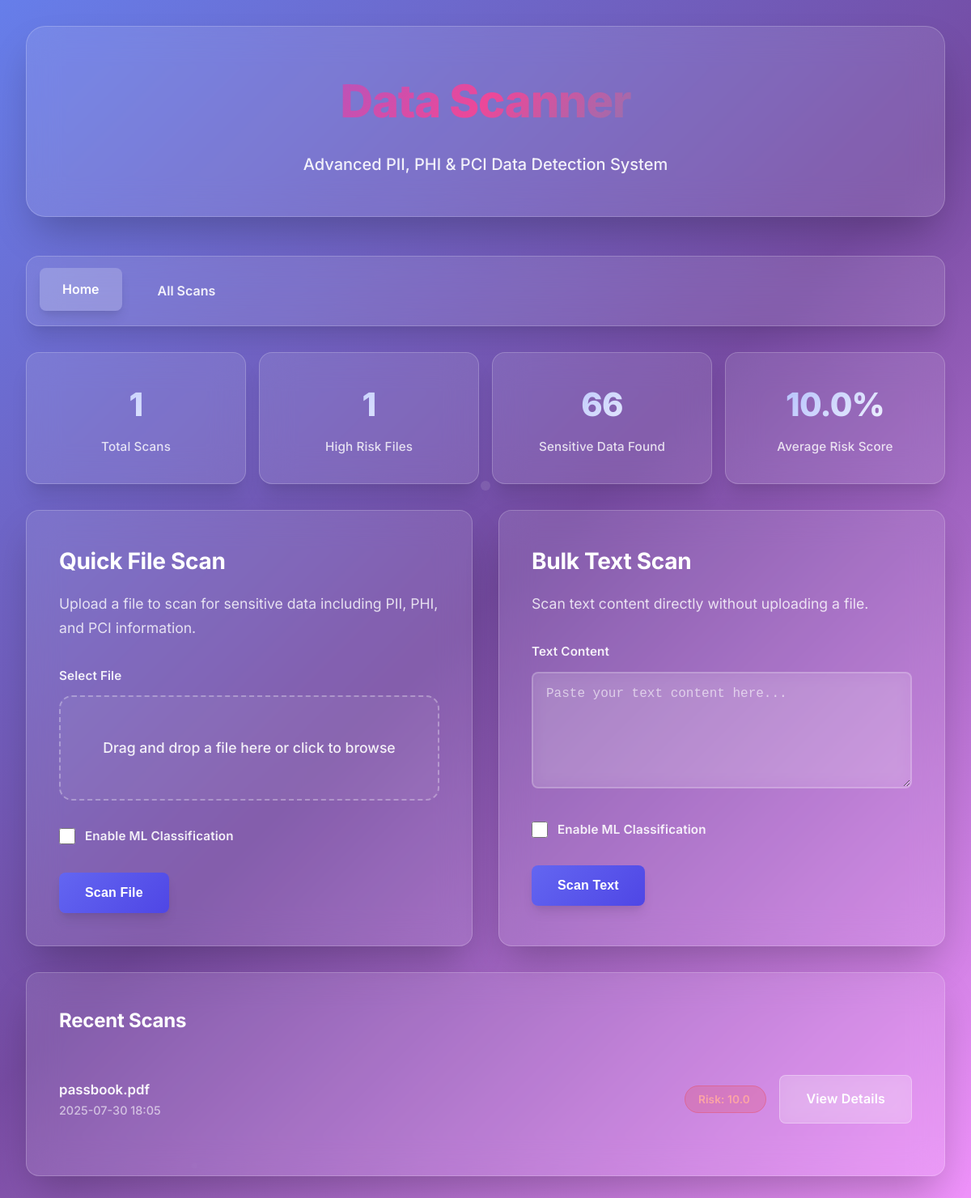
The page / on the database its author committed.
### models/eggplant_models.py (models this page shows, shortened)
class Tomato(db.Model):
    __tablename__ = 'tomato_scans'
    id = db.Column(db.Integer, primary_key=True)
    cucumber_filename = db.Column(db.String(255), nullable=False)
    lettuce_scan_timestamp = db.Column(db.DateTime, default=datetime.utcnow)
    spinach_file_hash = db.Column(db.String(64), unique=True, nullable=False)
    carrot_total_matches = db.Column(db.Integer, default=0)
    potato_risk_score = db.Column(db.Float, default=0.0)
    onion_ml_classification = db.Column(db.Text)
    celery_pii_matches = db.Column(db.Text)
    radish_phi_matches = db.Column(db.Text)
    pepper_pci_matches = db.Column(db.Text)
    garlic_file_size = db.Column(db.Integer)
    corn_scan_status = db.Column(db.String(50), default='completed')
    @classmethod
    def get_scan_stats(cls):
        try:
            total_scans = cls.query.count()
            high_risk_scans = cls.query.filter(cls.potato_risk_score >= 5.0).count()
            recent_scans = cls.query.filter(
                cls.lettuce_scan_timestamp >= datetime.utcnow().replace(hour=0, minute=0, second=0, microsecond=0)
            ).count()
            avg_score_result = db.session.query(db.func.avg(cls.potato_risk_score)).scalar()
            avg_risk_score = float(avg_score_result) if avg_score_result is not None else 0.0
            return {
                'total_scans': total_scans,
                'high_risk_scans': high_risk_scans,
                'recent_scans': recent_scans,
                'avg_risk_score': round(avg_risk_score, 2)
            }
        except Exception as e:
            return {
                'total_scans': 0,
                'high_risk_scans': 0,
                'recent_scans': 0,
                'avg_risk_score': 0.0
            }

### app.py (the view)
@app.route('/')
def zucchini_home():
    try:
        db.create_all()
        recent_scans = Tomato.query.order_by(Tomato.lettuce_scan_timestamp.desc()).limit(5).all()
        stats = Tomato.get_scan_stats()
        total_matches = db.session.query(db.func.sum(Tomato.carrot_total_matches)).scalar() or 0
        return render_template('home.html',
                             recent_scans=recent_scans,
                             total_scans=stats['total_scans'],
                             high_risk_scans=stats['high_risk_scans'],
                             total_matches=total_matches,
                             avg_risk_score=stats['avg_risk_score'])
    except Exception as e:
        flash(f'Error loading home page: {str(e)}', 'error')
        return render_template('home.html',
                             recent_scans=[],
                             total_scans=0,
                             high_risk_scans=0,
                             total_matches=0,
                             avg_risk_score=0.0)

### templates/home.html (shortened to what this page needs)
<!DOCTYPE html>
<html lang="en">
  <head>
  </head>
  <body>
    <div class="container">
      <header class="header">
        <h1>Data Scanner</h1>
        <p>Advanced PII, PHI & PCI Data Detection System</p>
      </header>
      <nav class="nav">
        <a href="{{ url_for('zucchini_home') }}" class="active">Home</a>
        <a href="{{ url_for('squash_list_scans') }}">All Scans</a>
      </nav>
      <div class="stats-grid">
        <div class="stat-card">
          <div class="stat-number">{{ total_scans or 0 }}</div>
          <div class="stat-label">Total Scans</div>
        </div>
        <div class="stat-card">
          <div class="stat-number">{{ high_risk_scans or 0 }}</div>
          <div class="stat-label">High Risk Files</div>
        </div>
        <div class="stat-card">
          <div class="stat-number">{{ total_matches or 0 }}</div>
          <div class="stat-label">Sensitive Data Found</div>
        </div>
        <div class="stat-card">
          <div class="stat-number">{{ avg_risk_score or 0 }}%</div>
          <div class="stat-label">Average Risk Score</div>
        </div>
      </div>
      <div class="main-grid">
        <div class="card">
          <h2>Quick File Scan</h2>
          <p>
            Upload a file to scan for sensitive data including PII, PHI, and PCI
            information.
          </p>
          <form
            action="{{ url_for('beetroot_upload_file') }}"
            method="post"
            enctype="multipart/form-data"
            id="upload-form"
          >
            <div class="form-group">
              <label for="file" class="form-label">Select File</label>
              <div class="upload-area" id="upload-area">
                <p>Drag and drop a file here or click to browse</p>
              </div>
            </div>
            <div class="form-group">
              <label for="celery_classification" class="form-label">
                <input
                  type="checkbox"
                  id="celery_classification"
                  name="celery_classification"
                  value="true"
                />
                Enable ML Classification
              </label>
            </div>
            <button type="submit" class="btn btn-primary">Scan File</button>
          </form>
        </div>
        <div class="card">
          <h2>Bulk Text Scan</h2>
          <p>Scan text content directly without uploading a file.</p>
          <form action="{{ url_for('spinach_scan_text') }}" method="post">
            <div class="form-group">
              <label for="pumpkin_text_content" class="form-label"
                >Text Content</label
              >
              <textarea
                id="pumpkin_text_content"
                name="pumpkin_text_content"
                class="form-input"
                rows="6"
                placeholder="Paste your text content here..."
                required
              ></textarea>
            </div>
            <div class="form-group">
              <label for="cabbage_classification" class="form-label">
                <input
                  type="checkbox"
                  id="cabbage_classification"
                  name="cabbage_classification"
                  value="true"
                />
                Enable ML Classification
              </label>
            </div>
            <button type="submit" class="btn btn-primary">Scan Text</button>
          </form>
        </div>
      </div>
      {% if recent_scans %}
      <div class="recent-scans">
        <h3>Recent Scans</h3>
        {% for scan in recent_scans %}
        <div class="scan-item">
          <div>
            <div class="scan-filename">
              {{ scan.cucumber_filename or 'Text Scan' }}
            </div>
            <div class="scan-date">
              {{ scan.lettuce_scan_timestamp.strftime('%Y-%m-%d %H:%M') }}
            </div>
          </div>
          <div>
            <span
              class="risk-badge risk-{{ 'high' if scan.potato_risk_score >= 7 else 'medium' if scan.potato_risk_score >= 4 else 'low' }}"
            >
              Risk: {{ "%.1f"|format(scan.potato_risk_score) }}
            </span>
            <a
              href="{{ url_for('kale_view_scan', scan_id=scan.id) }}"
              class="btn btn-secondary"
              style="margin-left: 1rem"
            >
              View Details
            </a>
          </div>
        </div>
        {% endfor %}
      </div>
      {% endif %}
    </div>
  </body>
</html>

### rows shown on the page
Tomato: cucumber_filename "passbook.pdf", lettuce_scan_timestamp "2025-07-30 18:05", potato_risk_score "10.0"

### other values the page prints
{{ total_scans or 0 }} "1"
{{ high_risk_scans or 0 }} "1"
{{ total_matches or 0 }} "66"
{{ avg_risk_score or 0 }} "10.0"
